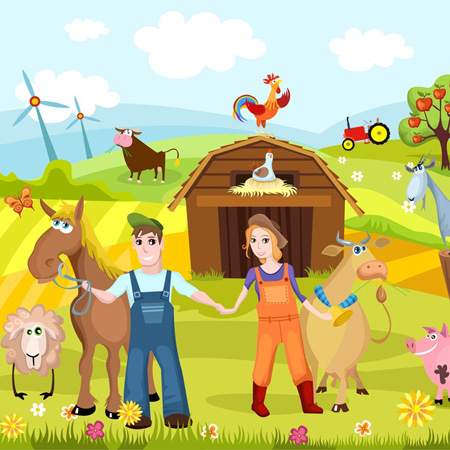
%> input picture Basic Image Operations/spot diff 1.jpg, 450 x 450 px
$ octave SubtractingImage.m   (GNU Octave 9; MATLAB toolbox functions it lacks are replaced by stand-ins)
%> lines starting %> are read from the running program, lines starting %| are printed output that depends on the picture
% Subtracting an image (Finding the difference)
clc
clear
close all

% Reading the two images
x=imread('spot diff 1.jpg');
%> x is the input picture: size 450x450x3 uint8; mean R, G, B 195.2, 190.9, 123.3
y=imread('spot diff 2.jpg');
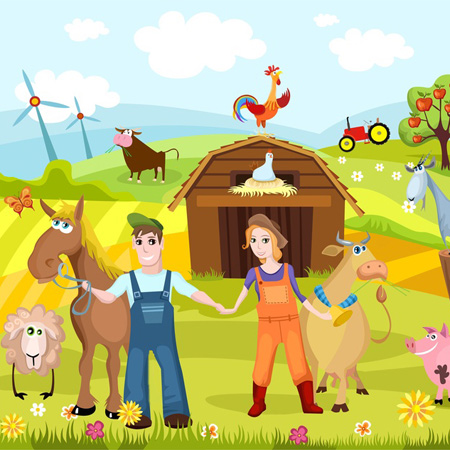
%> input picture Basic Image Operations/spot diff 2.jpg, 450 x 450 px
%> y is the input picture: size 450x450x3 uint8; mean R, G, B 195.3, 191.2, 123.3

%resizing the second image to match 1st one
g=size(x);
%> g = [450 450 3]
y=imresize(y,[g(1),g(2)]);

figure;
imshow(x);
title('Original image');
figure;
imshow(y);
title('Edited image');
figure;
imshow(y-x);
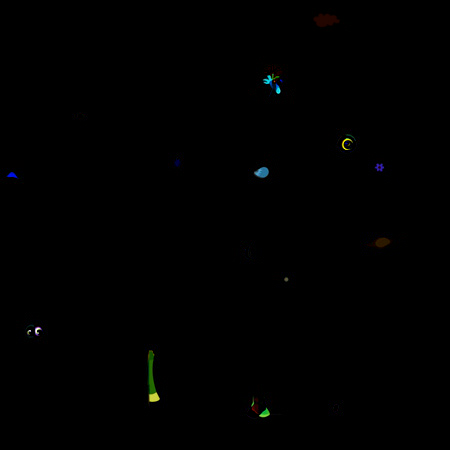
%> displayed picture: size 450x450x3, on the screen's scale of 0 to 255; mean R, G, B 0.4, 0.5, 0.4
title('Difference of two images');
